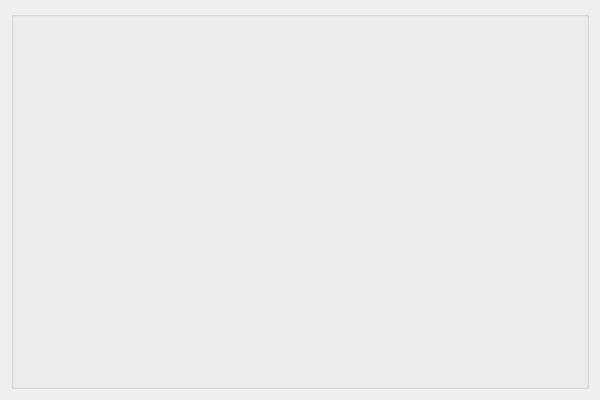
<?xml version="1.0" encoding="UTF-8"?>
<ui version="4.0">
 <class>Param</class>
 <widget class="QWidget" name="Param">
  <property name="geometry">
   <rect>
    <x>0</x>
    <y>0</y>
    <width>600</width>
    <height>400</height>
   </rect>
  </property>
  <property name="windowTitle">
   <string>Form</string>
  </property>
  <layout class="QGridLayout" name="gridLayout">
   <item row="1" column="0">
    <widget class="QGroupBox" name="ParamGbox">
     <property name="title">
      <string/>
     </property>
     <layout class="QGridLayout" name="SubLayout"/>
    </widget>
   </item>
  </layout>
 </widget>
 <resources/>
 <connections/>
</ui>
